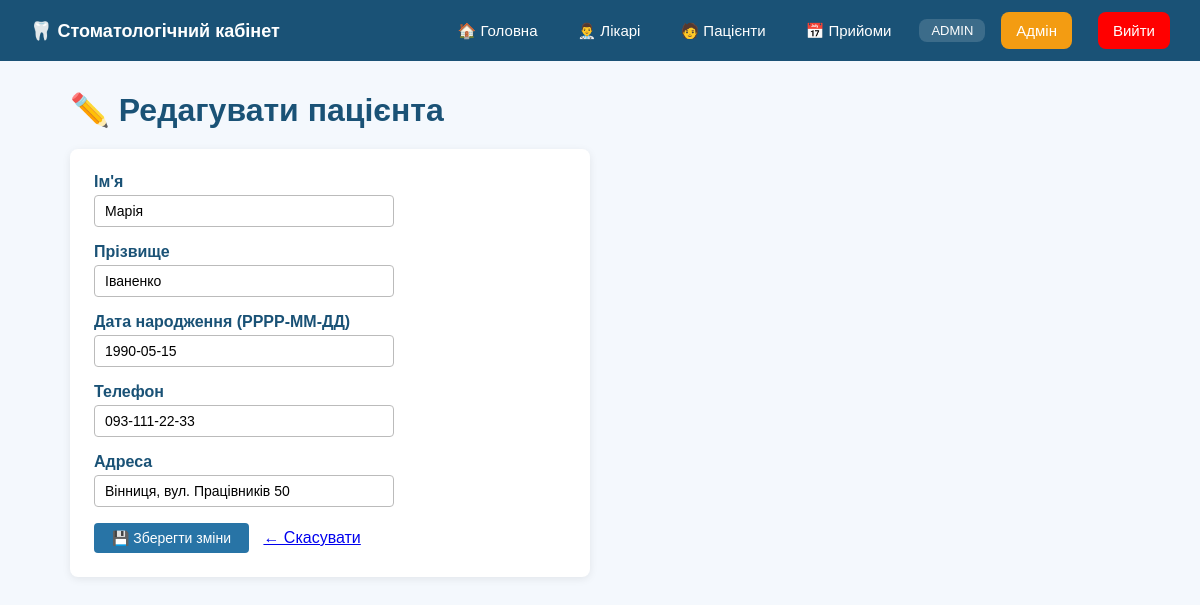
/patients/1/edit (signed in), run on the app's committed database.
### app.py (models this page shows, shortened)
class User(db.Model, UserMixin):
    __tablename__ = 'users'
    id = db.Column(
        db.Integer,
        primary_key=True
    )
    username = db.Column(
        db.String(100),
        unique=True,
        nullable=False
    )
    password_hash = db.Column(
        db.String(255),
        nullable=False
    )
    role = db.Column(
        db.String(20),
        default='user'
    )

class Patient(db.Model):
    __tablename__ = 'patients'
    id = db.Column(db.Integer, primary_key=True)
    name = db.Column(db.String(100), nullable=False)
    surname = db.Column(db.String(100), nullable=False)
    birth_date = db.Column(db.String(20))
    phone = db.Column(db.String(20))
    address = db.Column(db.String(250))
    appointments = db.relationship('Appointment', back_populates='patient', cascade='all, delete-orphan')
    medical_card = db.relationship('MedicalCard', back_populates='patient', uselist=False, cascade='all, delete-orphan')

### app.py (the view)
@app.route('/patients/<int:pk>/edit', methods=['GET', 'POST'])
@login_required
def patient_update(pk):
    if not require_admin():
        return redirect(url_for('patients_list'))
    patient = Patient.query.get_or_404(pk)
    form = PatientForm(obj=patient)
    if form.validate_on_submit():
        form.populate_obj(patient)
        db.session.commit()
        flash('Дані пацієнта оновлено!', 'success')
        return redirect(url_for('patients_list'))
    return render_template('patient_form.html', form=form, action='Редагувати', role=current_user.role, obj=patient)

### app.py
class PatientForm(FlaskForm):
    name = StringField("Ім'я", validators=[DataRequired(), Length(min=2, max=100)])
    surname = StringField("Прізвище", validators=[DataRequired(), Length(min=2, max=100)])
    birth_date = StringField("Дата народження (РРРР-ММ-ДД)", validators=[Optional()])
    phone = StringField("Телефон", validators=[Optional(), Length(max=20)])
    address = StringField("Адреса", validators=[Optional(), Length(max=250)])

### app.py (called while the page is built)
@login_manager.user_loader
def load_user(user_id):
    return db.session.get(User, int(user_id))

def require_admin():
    if current_user.role != 'admin':
        flash('Доступ заборонено. Потрібна роль адміністратора.', 'danger')
        return False
    return True

### templates/patient_form.html (shortened to what this page needs)
{% extends "base.html" %}
{% block content %}
<h1>{% if action == 'Редагувати' %}✏️ Редагувати пацієнта{% else %}➕ Додати пацієнта{% endif %}</h1>
<div class="form-box">
<form method="post">
  {% for field in form if field.widget.input_type != 'hidden' %}
  <div class="form-group">
    {{ field.label }}
    {{ field(class="form-input") }}
  </div>
  {% endfor %}
  {% if action == 'Редагувати' %}
  <button type="submit" class="btn btn-primary"
    onclick="return confirm('Зберегти зміни? Це остаточне рішення.')">💾 Зберегти зміни</button>
  {% else %}
  <button type="submit" class="btn btn-primary">➕ Додати пацієнта</button>
  {% endif %}
  <a href="{{ url_for('patients_list') }}" style="margin-left:10px">← Скасувати</a>
</form>
</div>
{% endblock %}

### templates/base.html (shortened to what this page needs)
<!DOCTYPE html>
<html lang="uk">
<head>
</head>
<body>
<nav>
  <span class="brand">
      🦷 Стоматологічний кабінет
  </span>
   {% if current_user.is_authenticated %}
   <a href="{{ url_for('home_page') }}">
     🏠 Головна
   </a>
   {% else %}
    <a href="{{ url_for('auth_choice') }}">
      🏠 Головна
    </a>
    {% endif %}
  {% if current_user.is_authenticated %}
      <a href="{{ url_for('doctors_list') }}">
          👨‍⚕️ Лікарі
      </a>
      <a href="{{ url_for('patients_list') }}">
          🧑 Пацієнти
      </a>
      <a href="{{ url_for('appointments_list') }}">
          📅 Прийоми
      </a>
      <span class="role-info">
          {{ current_user.role|upper }}
      </span>
      {% if current_user.is_authenticated
          and current_user.role == 'admin' %}
      <a href="{{ url_for('admin_panel') }}"
          style="
               background:#f39c12;
               color:white;
               padding:10px 15px;
               border-radius:8px;
               text-decoration:none;
          ">
           Адмін
      </a>
      {% endif %}
      <a href="{{ url_for('logout') }}"
         onclick="return confirmLogout()"
         style="
            background:red;
            color:white;
            padding:10px 15px;
            border-radius:8px;
            text-decoration:none;
            margin-left:10px;
         ">
          Вийти
      </a>
  {% endif %}
</nav>
<div class="container">
    {% block content %}
    {% endblock %}
</div>
</body>
</html>

### templates/base.html (style rules this page uses)
* { margin:0; padding:0; box-sizing:border-box; }
body { font-family:Arial,sans-serif; background:#f4f8fd; color:#333; }
nav { background:#1a5276; padding:12px 30px; display:flex; align-items:center; gap:16px; }
nav a { color:white; text-decoration:none; padding:6px 12px; border-radius:4px; font-size:15px; }
.brand { font-size:18px; font-weight:bold; margin-right:auto; color:white; }
.container { max-width:1100px; margin:30px auto; padding:0 20px; }
h1 { color:#1a5276; margin-bottom:20px; }
.btn { padding:7px 18px; border:none; border-radius:4px; cursor:pointer; font-size:14px; }
.btn-primary { background:#2874a6; color:white; }
.form-group { margin-bottom:16px; }
.form-group label { display:block; font-weight:bold; margin-bottom:4px; color:#1a5276; }
.form-input, input[type=text], input[type=date], select, textarea { padding:7px 10px; border:1px solid #bbb; border-radius:4px; width:300px; font-size:14px; }
.form-box { background:white; padding:24px; border-radius:8px; max-width:520px; box-shadow:0 2px 8px rgba(0,0,0,.08); }
.role-info { background:rgba(255,255,255,0.15); color:white; padding:4px 12px; border-radius:8px; font-size:13px; }

### data on the page
User: role "ADMIN"
Patient: name "Марія" "Іваненко" "1990-05-15" "093-111-22-33" "Вінниця, вул. Працівників 50"

### other printed values
{{ field.label }} "Ім'я" "Прізвище" "Дата народження (РРРР-ММ-ДД)" "Телефон" "Адреса"
